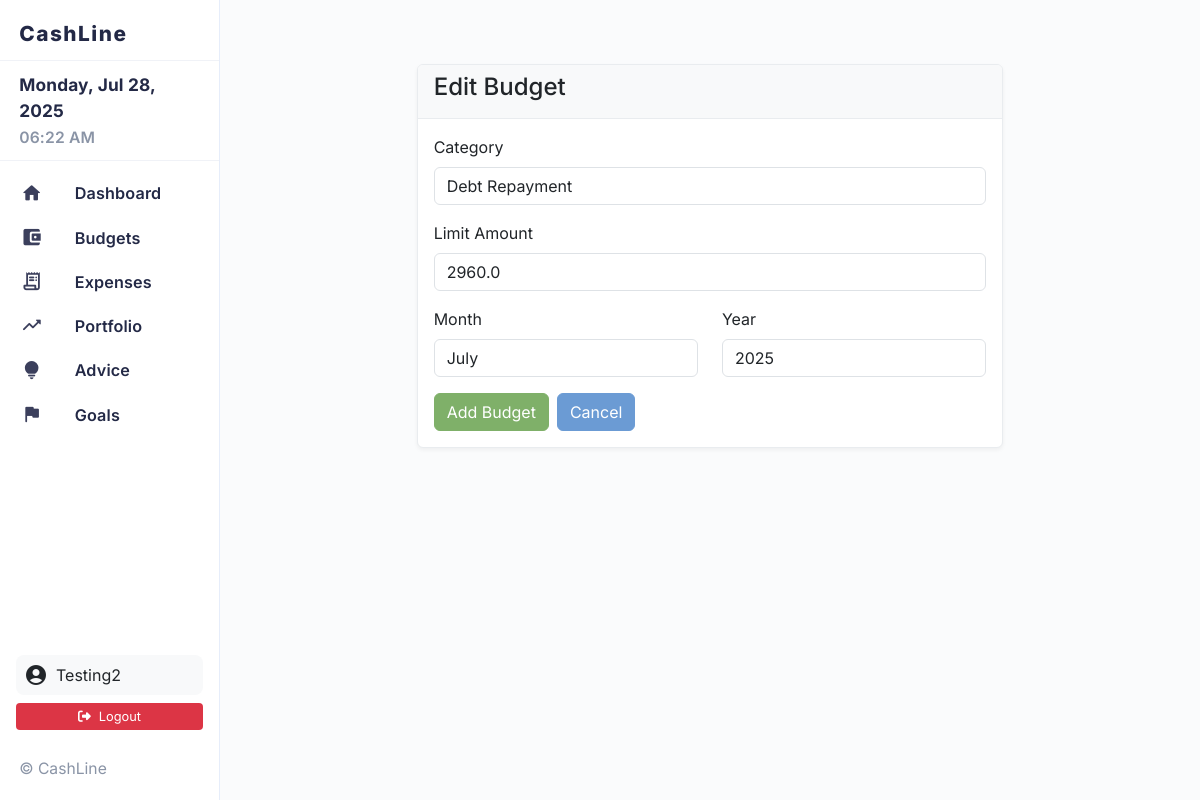
The page /edit_budget/2 (signed in) on the database as committed earlier.
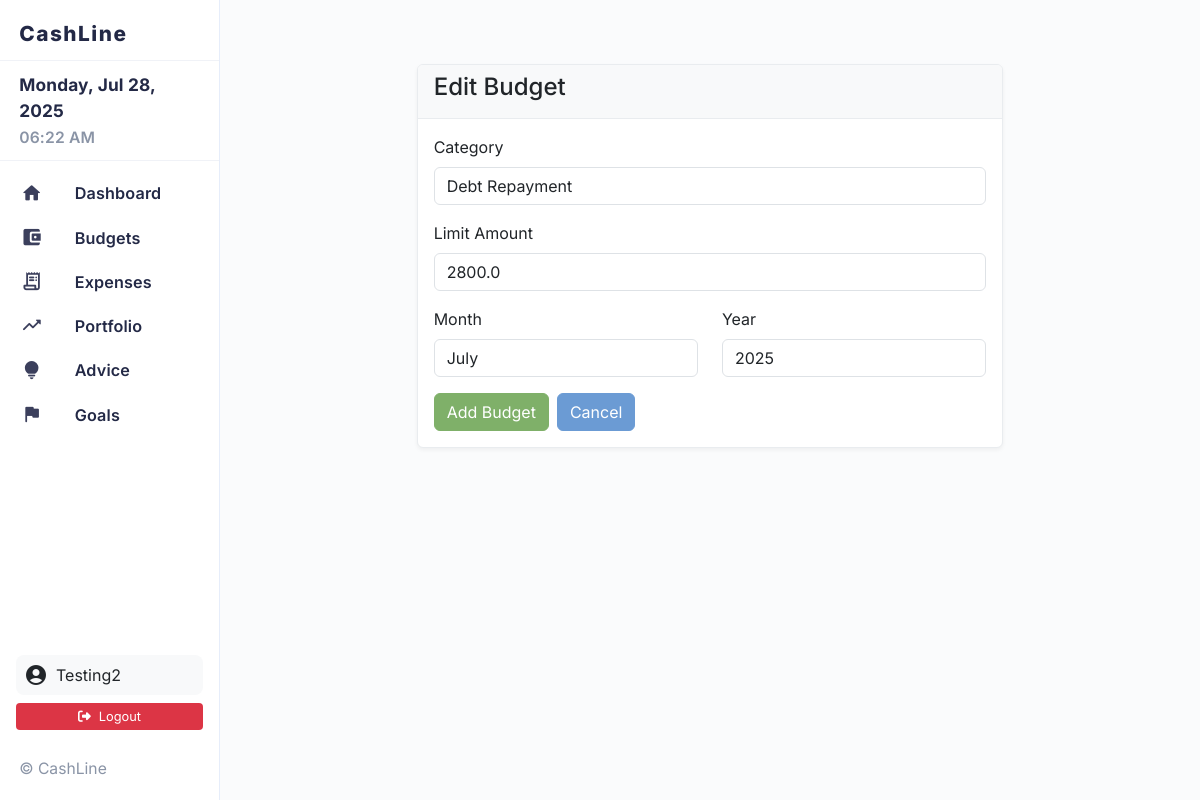
The same page on the database as committed later.
### models.py (models this page shows)
class Budget(db.Model):
    id = db.Column(db.Integer, primary_key=True)
    user_id = db.Column(db.Integer, db.ForeignKey('user.id'), nullable=False)
    category = db.Column(db.String(100), nullable=False)
    limit_amount = db.Column(db.Float, nullable=False)
    month = db.Column(db.String(20), nullable=False)
    year = db.Column(db.Integer, nullable=False)
    created_at = db.Column(db.DateTime, default=datetime.utcnow)

### app.py (the view)
    @app.route('/edit_budget/<int:budget_id>', methods=['GET', 'POST'])
    @login_required
    def edit_budget(budget_id):
        budget = Budget.query.get_or_404(budget_id)
        if budget.user_id != current_user.id:
            flash('Access denied.', 'error')
            return redirect(url_for('budget'))
        form = BudgetForm()
        if form.validate_on_submit():
            budget.category = form.category.data
            budget.limit_amount = form.limit_amount.data
            budget.month = form.month.data
            budget.year = int(form.year.data)
            db.session.commit()
            flash('Budget updated successfully!', 'success')
            return redirect(url_for('budget'))
        elif request.method == 'GET':
            form.category.data = budget.category
            form.limit_amount.data = budget.limit_amount
            form.month.data = budget.month
            form.year.data = str(budget.year)
        return render_template('edit_budget.html', form=form, budget=budget)

### forms.py
class BudgetForm(FlaskForm):
    category = StringField('Category', validators=[DataRequired()])
    limit_amount = FloatField('Limit Amount', validators=[DataRequired()])
    month = SelectField('Month', choices=[
        ('January', 'January'), ('February', 'February'), ('March', 'March'),
        ('April', 'April'), ('May', 'May'), ('June', 'June'),
        ('July', 'July'), ('August', 'August'), ('September', 'September'),
        ('October', 'October'), ('November', 'November'), ('December', 'December')
    ], validators=[DataRequired()])
    year = SelectField('Year', choices=[(str(year), str(year)) for year in range(2020, 2031)], validators=[DataRequired()])
    submit = SubmitField('Add Budget')

### app.py (called while the page is built)
def create_app(config_name='default'):
    app = Flask(__name__)
    app.config.from_object(config[config_name])
    db.init_app(app)
    login_manager = LoginManager()
    login_manager.init_app(app)
    login_manager.login_view = 'login'
    login_manager.login_message = 'Please log in to access this page.'
    @login_manager.user_loader
    def load_user(user_id):
        return db.session.get(User, int(user_id))
    register_routes(app)
    return app

### templates/edit_budget.html (shortened to what this page needs)
{% extends "base.html" %}
{% block content %}
<div class="container mt-4">
    <div class="row">
        <div class="col-md-8 offset-md-2">
            <div class="card">
                <div class="card-header">
                    <h4>Edit Budget</h4>
                </div>
                <div class="card-body">
                    <form method="POST">
                        <div class="mb-3">
                            {{ form.category.label(class="form-label") }}
                            {{ form.category(class="form-control") }}
                        </div>
                        <div class="mb-3">
                            {{ form.limit_amount.label(class="form-label") }}
                            {{ form.limit_amount(class="form-control") }}
                        </div>
                        <div class="row">
                            <div class="col-md-6">
                                <div class="mb-3">
                                    {{ form.month.label(class="form-label") }}
                                    {{ form.month(class="form-control") }}
                                </div>
                            </div>
                            <div class="col-md-6">
                                <div class="mb-3">
                                    {{ form.year.label(class="form-label") }}
                                    {{ form.year(class="form-control") }}
                                </div>
                            </div>
                        </div>
                        <div class="d-flex gap-2">
                            {{ form.submit(class="btn btn-primary") }}
                            <a href="{{ url_for('budget') }}" class="btn btn-secondary">Cancel</a>
                        </div>
                    </form>
                </div>
            </div>
        </div>
    </div>
</div>
{% endblock %}

Rows that differ between the two databases and show on the page:
changed Budget "Debt Repayment": limit_amount "2960.0" → "2800.0"
